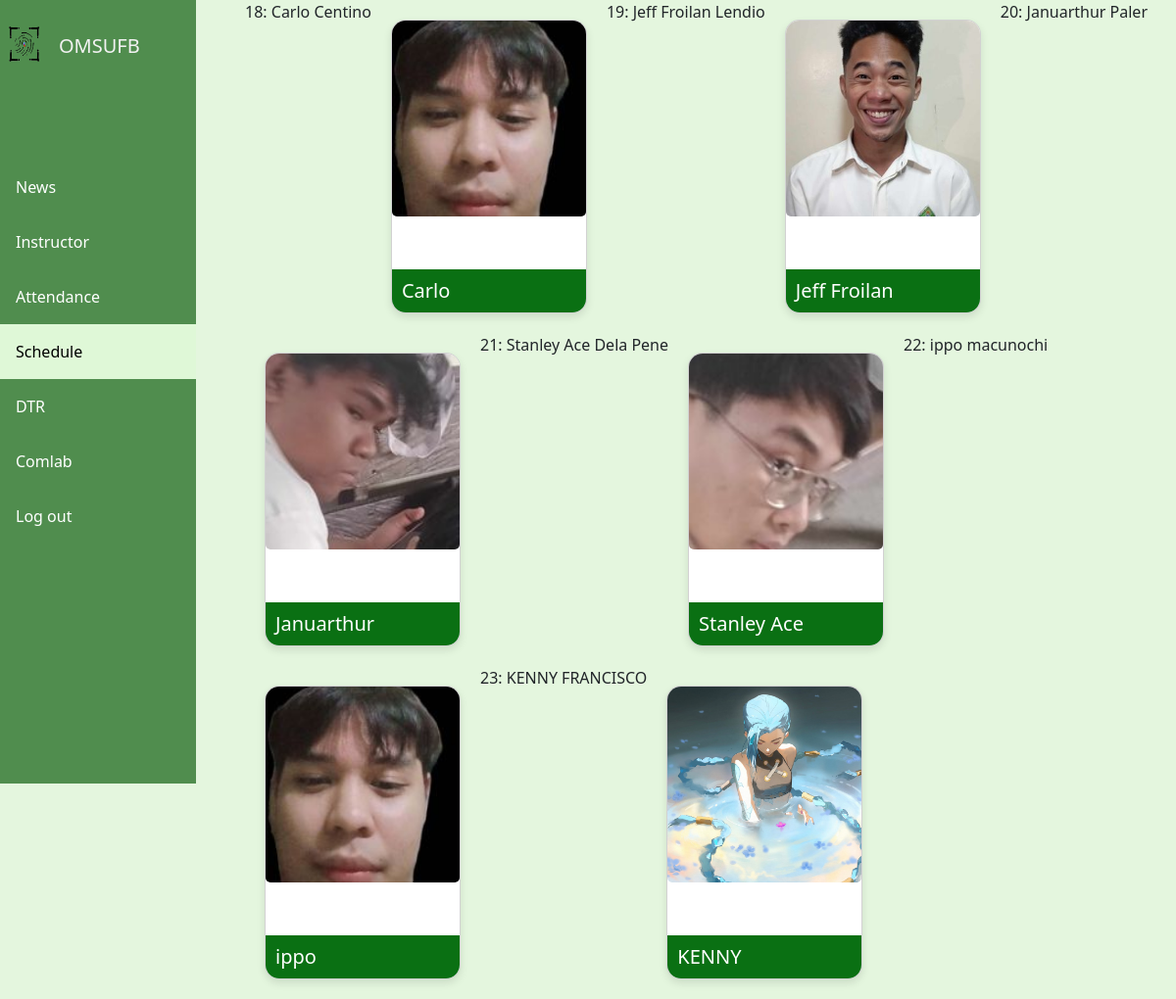
Page /schedule/ on the committed database.
### webapp/models.py (models this page shows, shortened)
class Employee(models.Model):
    GENDER_CHOICES = (
        ('Male', 'Male'),
        ('Female', 'Female'),
        ('Other', 'Other'),
    )
    STATUS_CHOICES = (
        ('Full time', 'Full time'),
        ('Part time', 'Part time'),
        ('Permanent', 'Permanent'),
    )
    POSITION_CHOICES = (
        ('Instructor 1', 'Instructor 1'),
        ('Instructor 2', 'Instructor 2'),
        ('Instructor 3', 'Instructor 3'),
    )
    ORGANIZATION_CHOICES = (
        ('Chairperson,DCS', 'Chairperson,DCS'),
        ('Program Chair,CS', 'Program Chair,CS'),
        ('Program Chair, IT', 'Program Chair, IT'),
        ('Instructor', 'Instructor'),
        ('Head, LMS', 'Head, LMS'),
        ('Head, DCS RDE', 'Head, DCS RDE'),
    )
    idNum = models.CharField(max_length=20, unique=True, default='')
    first_name = models.CharField(max_length=100, default='')
    last_name = models.CharField(max_length=100, default='')
    middle_name = models.CharField(max_length=100, blank=True, null=True)
    birthday = models.DateField(default='1999-05-24')  # Set the default birthday to May 24, 1999
    age = models.PositiveIntegerField(default='')  # Set the default age to 25
    status = models.CharField(max_length=20,  default='', choices=STATUS_CHOICES)
    position = models.CharField(max_length=20,default='', choices=POSITION_CHOICES)
    profile = models.ImageField(upload_to='profile_pics', null=True, blank=True)
    gender = models.CharField(max_length=10, choices=GENDER_CHOICES, default='')
    organization = models.CharField(max_length=50,default='', choices= ORGANIZATION_CHOICES)

### webapp/views.py (the view)
# urls.py: path('schedule/', views.schedule, name='schedule'),
def schedule(request):
    Ls = Employee.objects.all()
    return render(request, 'pages/schedule.html',{'Ls':Ls})

### webapp/templates/pages/schedule.html
{% extends 'pages/index.html' %}
{% load static %}
{% block content %}
{% include 'pages/logout.html' %}
<link rel="stylesheet" href="{% static 'css/schedule.css' %}">
<link rel="stylesheet" href="{% static 'css/global.css' %}">
<div class="sidebar">
  <div class="logo">
    <img src="{% static 'image/logoams.png' %}" height="50px" width="50px" alt="CVSU logo">
    <h5>OMSUFB</h5>
  </div>
  <br>
  <br><br><br>
<a href="{% url 'Apost' %}" {% if request.resolver_match.url_name == 'Apost' %}class="active"{% endif %}>News</a>
<a href="{% url 'main' %}" {% if request.path == '/main/' %}class="active"{% endif %}>Instructor</a>
<a href="{% url 'attendance' %}" {% if request.path == '/attendance/' %}class="active"{% endif %}>Attendance</a>
<a href="{% url 'schedule' %}" {% if request.path == '/schedule/' %}class="active"{% endif %}>Schedule</a>
<a href="{% url 'dtrm' %}" {% if request.path == '/dtrm/' %}class="active"{% endif %}>DTR</a>
<a href="{% url 'Acomlab' %}" {% if request.path == '/Acomlab/' %}class="active"{% endif %}>Comlab</a>
<a href="#" id="logoutButton">Log out</a>
</div>
<div class="card-container">
  {% for ls in Ls %}
  <p>{{ ls.id }}: {{ ls.first_name }} {{ ls.last_name }}</p>
  <a href="{% url 'Ins_Schedule' idNum=ls.idNum %}">
      <div class="card">
        {% if ls.profile %}
          <img class="card-img" src="{{ ls.profile.url }}" alt="Profile Picture">
        {% else %}
          <img class="card-img" src="{% static 'path/to/default/profile/image.jpg' %}" alt="Default Profile Picture">
        {% endif %}
        <div class="card-info">
          <h5 class="card-name">{{ ls.first_name }}</h5>
        </div>
      </div>
    </a>
  {% endfor %}
</div>
{% endblock %}

### webapp/static/css/schedule.css (style rules this page uses)
body { background-color: #e4f6de; }
.sidebar { width: 200px; height: 100vh; position: fixed; background:#508D4E; transition: all 0.3s ease; z-index: 1000; padding-top: 20px; }
.sidebar a { display: block; color: white; padding: 16px; text-decoration: none; }
.sidebar a.active { background-color: #dff8d7; color: #000000; }
.logo h5 { margin-left: 60px; color: #f2f2f2; margin-top: -35px; }
.card-container { display: flex; flex-wrap: wrap; justify-content: flex-start; margin-left: 250px; }
.card { width: 200px; height: 300px; background-color: #fff; border-radius: 15px; box-shadow: 0 4px 8px rgba(0, 0, 0, 0.1); overflow: hidden; position: relative; margin: 20px; transition: transform 0.3s ease; }
.card-img { width: 100%; height: 200px; object-fit: cover; }
.card-info { position: absolute; bottom: 0; left: 0; right: 0; background-color: #0a7013; color: #fff; padding: 10px; }
.card-name { margin: 0; }

### rows in the picture
Employee: id "18", first_name "Carlo", last_name "Centino", profile (picture)
Employee: id "19", first_name "Jeff Froilan", last_name "Lendio", profile (picture)
Employee: id "20", first_name "Januarthur", last_name "Paler", profile (picture)
Employee: id "21", first_name "Stanley Ace", last_name "Dela Pene", profile (picture)
Employee: id "22", first_name "ippo", last_name "macunochi", profile (picture)
Employee: id "23", first_name "KENNY", last_name "FRANCISCO", profile (picture)
